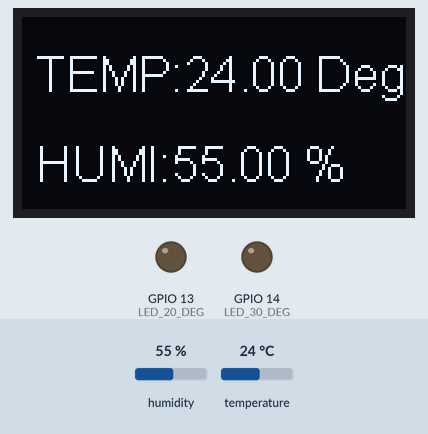
Simulated run of this sketch. Board: ESP8266 (NodeMCU). On the bench: 128×64 one-colour display, output pins drawn as LEDs (lit = HIGH). Inputs (shaded band) come from the test bench; at power-on: humidity 55 %, temperature 24 °C. WiFi joins after 1.5 s; servers stay silent unless stated; what the sketch prints to the serial monitor is not drawn.

Above: at 12.7 s.
12.8 s: humidity set to 22 %
At 15.8 s:
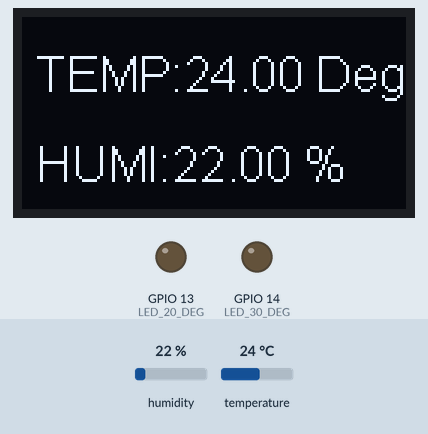
16.1 s: temperature set to 12 °C
At 18.3 s:
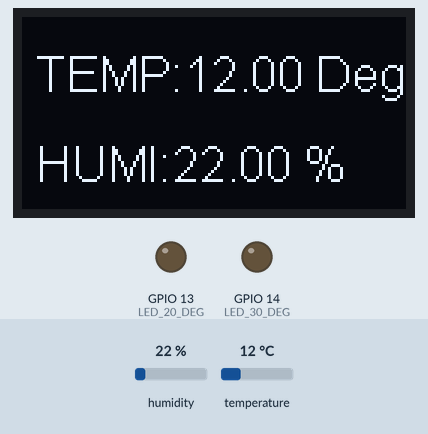
20.6 s: humidity set to 40 %
At 24.1 s:
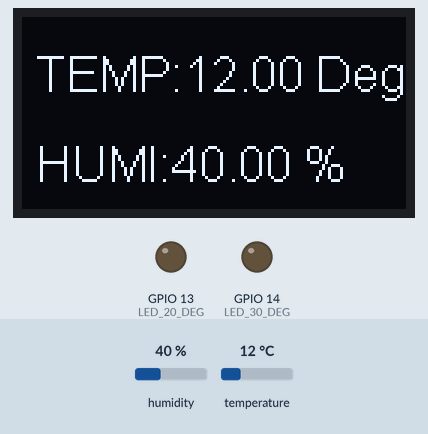
25.1 s: temperature set to 19 °C
At 27.6 s:
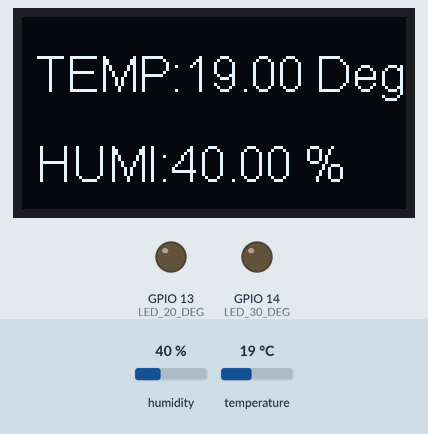
Timing chart, 0 to 29.1 s (numbered marks = the images above; inputs shaded):
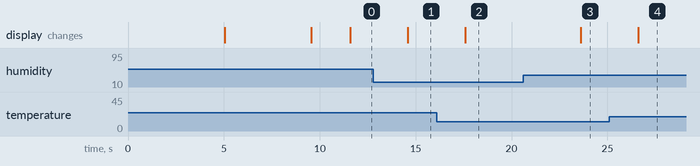

Measured:
- after the input at 12.8 s, the display: changes after 1.8 s (image 1)
- after the input at 16.1 s, the display: changes after 1.5 s (image 2)
- after the input at 20.6 s, the display: changes after 3.0 s (image 3)
- after the input at 25.1 s, the display: changes after 1.5 s (image 4)

The sketch:

webSocketClient.ino
```cpp
#include <Arduino.h>
#include <ESP8266WiFi.h>
#include "SSD1306.h"
#include "WiFiManager.h"
#include <WebSocketsClient.h> //https://github.com/Links2004/arduinoWebSockets
#include "DHT.h"
#include <IRremoteESP8266.h>
#include <IRsend.h>
#define DHTPIN 10
#define DHTTYPE DHT11

WebSocketsClient webSocket;
DHT dht(DHTPIN, DHTTYPE);
SSD1306  display(0x3c, 4, 5);
IRsend irsend(15);  // An IR LED is controlled by GPIO4

unsigned long previousMillis = 0;
const long interval = 3000;
//const char* ssid = "The Coffee House";
//const char* password = "thecoffeehouse";
//const char* ssid = "iotmaker.vn";
//const char* password = "@iotmaker.vn";
const int LED_20_DEG = 13;
const int LED_30_DEG = 14;
const int BTN = 0;
uint16_t rawDataOff[199] = {4492, 4374, 608, 1550, 568,  512,  566, 1588, 568, 1588, 570, 512,
                            566, 512,  566, 1588, 582,  500,  566, 512,  566, 1588, 568, 512,
                            566, 512,  564, 1588, 568,  1590, 568, 512,  566, 1588, 568, 512,
                            566, 1588, 570, 1586, 568,  1588, 568, 1588, 580, 526,  540, 1590,
                            564, 1590, 568, 1588, 568,  512,  566, 512,  566, 512,  566, 510,
                            566, 1588, 568, 512,  566,  510,  566, 1590, 568, 1590, 568, 1588,
                            568, 512,  566, 512,  566,  510,  566, 512,  566, 512,  566, 512,
                            564, 512,  566, 512,  566,  1590, 578, 1578, 568, 1588, 584, 1572,
                            568, 1588, 568, 5588, 4466, 4368, 594, 1562, 568, 512,  566, 1590,
                            568, 1586, 568, 512,  566,  510,  566, 1588, 606, 500,  540, 512,
                            566, 1588, 568, 512,  566,  512,  566, 1590, 568, 1588, 568, 512,
                            566, 1588, 568, 510,  566,  1588, 568, 1586, 568, 1588, 568, 1590,
                            574, 534,  536, 1588, 568,  1588, 568, 1586, 594, 518,  536, 510,
                            566, 542,  534, 512,  566,  1588, 566, 512,  566, 512,  566, 1588,
                            568, 1588, 568, 1586, 578,  532,  536, 512,  566, 510,  566, 512,
                            566, 512,  566, 512,  566,  510,  566, 512,  566, 1588, 578, 1576,
                            568, 1588, 578, 1578, 568,  1588, 568
                           };  // COOLIX B27BE0

uint16_t rawData20[199] = {4494, 4368, 610, 1546, 498,  582,  494, 1658, 496, 1660, 608, 470,
                           494,  582,  496, 1656, 610,  470,  494, 584,  494, 1658, 496, 584,
                           494,  582,  494, 1658, 610,  1548, 608, 470,  494, 1658, 496, 1662,
                           608,  470,  494, 1658, 612,  1544, 586, 1570, 610, 1546, 496, 1660,
                           496,  1658, 610, 470,  494,  1658, 610, 470,  494, 582,  494, 584,
                           494,  584,  494, 582,  494,  584,  494, 584,  494, 584,  494, 1658,
                           496,  584,  494, 584,  494,  582,  494, 582,  494, 584,  494, 1660,
                           496,  1660, 494, 584,  494,  1658, 610, 1546, 496, 1660, 610, 1546,
                           496,  1660, 496, 5656, 4470, 4360, 498, 1658, 496, 584,  494, 1660,
                           496,  1660, 496, 582,  494,  584,  494, 1660, 498, 580,  496, 584,
                           494,  1660, 494, 584,  494,  584,  494, 1660, 496, 1660, 610, 468,
                           494,  1660, 610, 1546, 498,  582,  494, 1660, 610, 1544, 496, 1660,
                           610,  1546, 496, 1660, 496,  1660, 496, 584,  494, 1658, 496, 584,
                           494,  582,  494, 584,  494,  584,  494, 582,  494, 584,  494, 584,
                           494,  582,  494, 1658, 496,  584,  494, 584,  494, 582,  494, 584,
                           494,  582,  494, 1660, 496, 1660,  496, 584,  494, 1658, 608, 1548,
                           608,  1546, 496, 1660, 496, 1660,  494
                          };  // COOLIX B2BF20

uint16_t rawData30[199] = {4498,  4380, 606,  1554, 570,  514,  566,  1592, 568,  1592, 568,  512,
                           566,   512,  566,  1590, 578,  532,  538,  514,  566,  1590, 570,  514,
                           566,   514,  566,  1590, 578,  1582, 568,  512,  566,  1590, 570,  512,
                           566,   512,  568,  512,  566,  1590, 578,  1580, 568,  1590, 570,  1590,
                           578,   1582, 568,  1592, 570,  1590, 568,  1588, 570,  514,  566,  512,
                           566,   516,  564,  514,  566,  512,  566,  1590, 570,  512,  566,  1590,
                           568,   1590, 568,  1592, 570,  512,  566,  544,  536,  540,  538,  512,
                           566,   1590, 568,  512,  566,  516,  564,  514,  564,  1592, 576,  1580,
                           570,   1590, 568,  5594, 4458, 4386, 594,  1566, 568,  512,  566,  1592,
                           568,   1592, 568,  512,  566,  512,  566,  1590, 568,  542,  536,  514,
                           564,   1592, 568,  512,  566,  512,  566,  1592, 568,  1592, 566,  514,
                           566,   1590, 578,  504,  566,  514,  566,  512,  566,  1592, 568,  1588,
                           570,   1590, 568,  1588, 576,  1584, 566,  1590, 570,  1590, 568,  1590,
                           568,   512,  566,  512,  566,  514,  566,  514,  566,  512,  566,  1588,
                           570,   514,  566,  1590, 568,  1590, 568,  1592, 568,  512,  566,  514,
                           566,   514,  566,  512,  566,  1590, 568,  514,  566,  514,  566,  512,
                           566,   1590, 568,  1588, 578,  1580, 570
                          };  // COOLIX B21FB8

void webSocketEvent(WStype_t type, uint8_t * payload, size_t length) {
  switch (type) {
    case WStype_DISCONNECTED:
      Serial.printf("[WSc] Disconnected!\n");
      break;
    case WStype_CONNECTED:
      {
        Serial.printf("[WSc] Connected to url: %s\n",  payload);
      }
      break;
    case WStype_TEXT:
      Serial.printf("[WSc] get text: %s\n", payload);
      if (strcmp((char*)payload, "BTN_20_ON") == 0) {
        irsend.sendRaw(rawData20, 199, 38);
        digitalWrite(LED_20_DEG, 1); // Khi client (web-browser) phát sự kiện "BTN_20_PRESSED" thì server sẽ broadcast gói tin đến ESP8266
      } else if (strcmp((char*)payload, "BTN_30_ON") == 0) {
        digitalWrite(LED_30_DEG, 1);
        irsend.sendRaw(rawData30, 199, 38);
      } else if (strcmp((char*)payload, "BTN_ONOFF_PRESSED") == 0) {
        irsend.sendRaw(rawDataOff, 199, 38);
        digitalWrite(LED_20_DEG, 0);
        digitalWrite(LED_30_DEG, 0);
      }
      break;
    case WStype_BIN:
      Serial.printf("[WSc] get binary length: %u\n", length);
      break;
  }
}
void setupWifi()
{
  WiFiManager wifiManager;

  Serial.println("Wifi Manager");
  Serial.println("Connecting");

  display.clear();
  display.drawString(10, 10, "Wifi Manager");
  display.drawString(0, 30, "Access-your-network");
  display.display();
  delay(3000);
  //  if (!wifiManager.autoConnect("IOTMAKER_" + String(ESP.getChipId()).c_str())) {
  if (!wifiManager.autoConnect(("IOTMAKER_" + String(ESP.getChipId())).c_str())) {
    Serial.println("failed to connect and hit timeout");
    ESP.reset();
    delay(1000);
  }
  display.clear();
  display.drawString(20, 20, "Connected");
  display.display();
  delay(2000);
  Serial.print("Connect to your SSID network:\t");
  String yourSSID = ("IOTMAKER_" + String(ESP.getChipId())).c_str();
  Serial.println(yourSSID);
  Serial.println("Access to local IP 192.168.4.1 -> Configure Wifi");

}

void setup() {

  //  Config I/O
  pinMode(LED_20_DEG, OUTPUT);
  pinMode(LED_30_DEG, OUTPUT);
  pinMode(BTN, INPUT);

  irsend.begin();
  Serial.begin(115200, SERIAL_8N1, SERIAL_TX_ONLY);
  //  Init Serial
  //  Serial.begin(115200);
  Serial.println("ESP8266 Websocket Client");

  //  Init OLED to display
  display.init();
  display.flipScreenVertically();
  display.setFont(ArialMT_Plain_16);
  display.flipScreenVertically();
  display.drawString(5, 10, "Internet of Things");
  display.drawString(40, 30, "IoT A/C");
  display.display();
  delay(5000);

  // Init dht
  dht.begin();

  // Init and connect to Wifi using Wifi Manager
  setupWifi();

  //  Init webcocket client
  webSocket.begin("10.243.103.224", 8000);  // IP address your computer
  webSocket.onEvent(webSocketEvent);
}

void loop()
{
  webSocket.loop();
  unsigned long currentMillis = millis();
  if (currentMillis - previousMillis >= interval) {
    display.clear();
    previousMillis = currentMillis;
    float temp = dht.readTemperature();
    float humi = dht.readHumidity();
    if (isnan(temp) || isnan(humi)) {
      Serial.println("Failed to read from DHT sensor!");
      return;
    }
    String dataDHT =  "{\"temp\":" + String(temp) + ",\"humi\":" + String(humi) + "}"; // Send data format JSON {"temp":"23.00","humi":"57.00"}
    Serial.println(dataDHT);
    webSocket.sendTXT(dataDHT);

    //Display to OLED
    display.drawString(5, 10, "TEMP:" + String(temp, 2) + " Deg");
    Serial.println("TEMP:" + String(temp, 2));
    display.drawString(5, 40, "HUMI:" + String(humi, 2) + " %");
    Serial.println("HUMI:" + String(humi, 2));
    display.display();
  }
}
```
